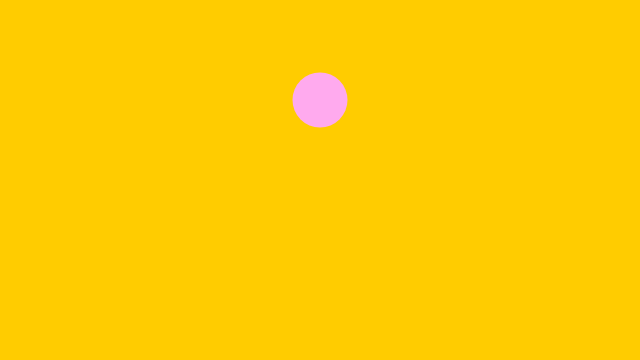
Frame 1 (no input)
Frame 60 (no input): identical to frame 1, image omitted
Frame 120 (the mouse pressed at the canvas centre since frame 60): identical to frame 1, image omitted

The p5.js sketch that drew this single still picture (run headless with seeded random() and noise() and a simulated clock; from frame 60 on, the mouse is pressed at the canvas centre):

// p5.js sketch
// ── sketch.js
/*
1. Code below is for https://youtu.be/D1ELEeIs0j8?list=PLRqwX-V7Uu6Zy51Q-x9tMWIv9cueOFTFA
2. Code is at 7:57 seconds on drawing rectangle
*/


function setup() {
    createCanvas(640, 360);
}

function draw() {
    background(255,204,0);
    fill('#fae');
    noStroke();
    ellipse(320, 100, 55, 55);
}
